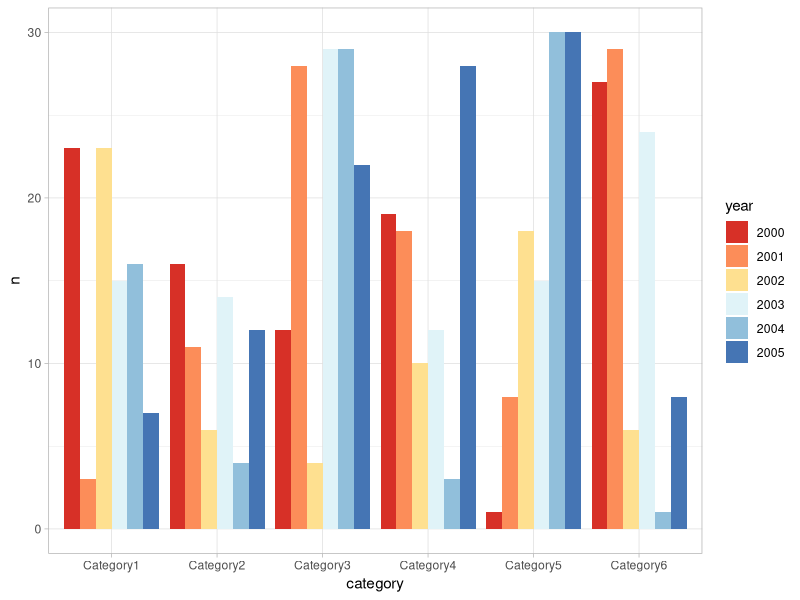
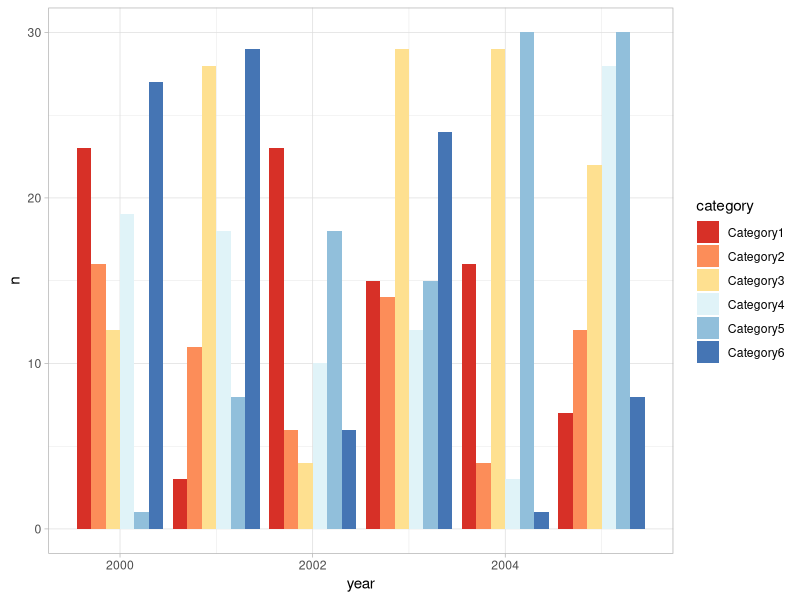
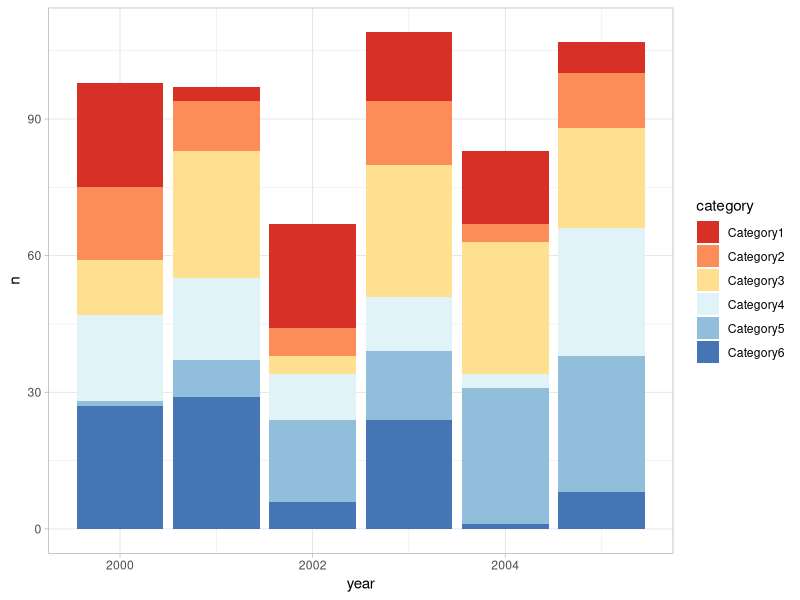
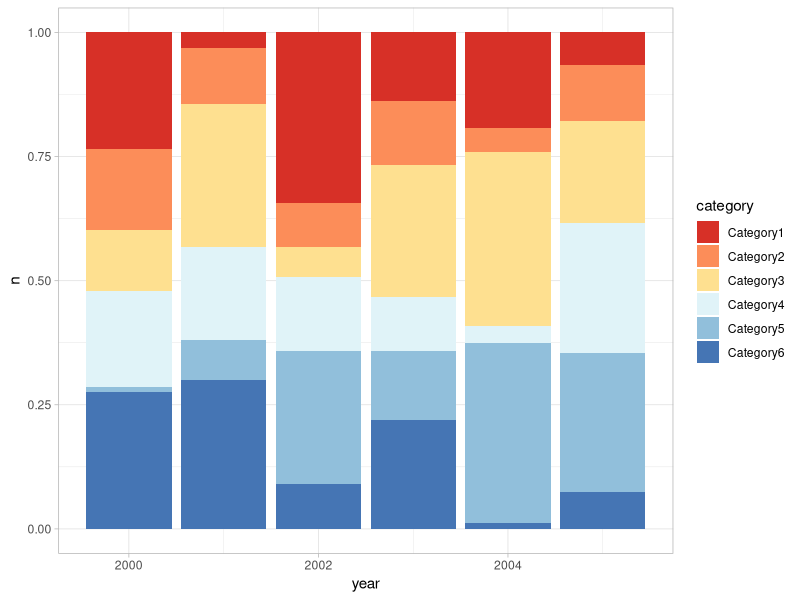
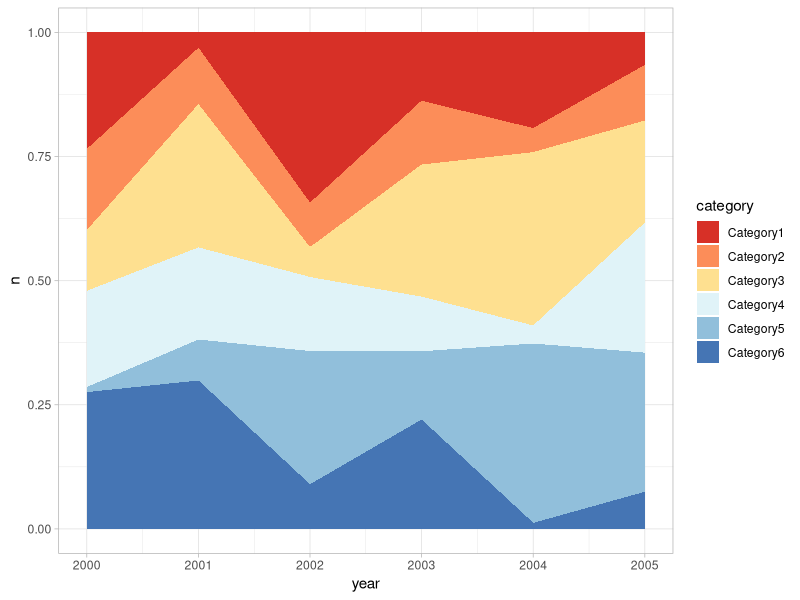
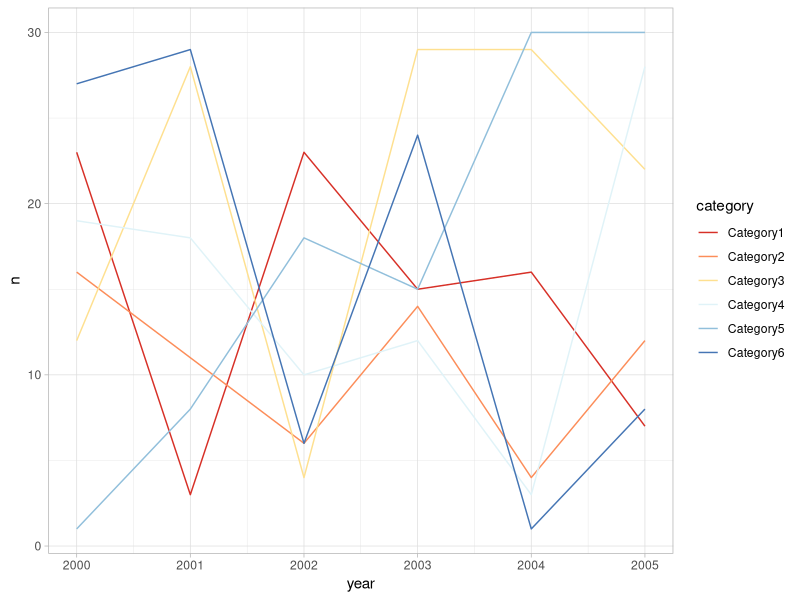
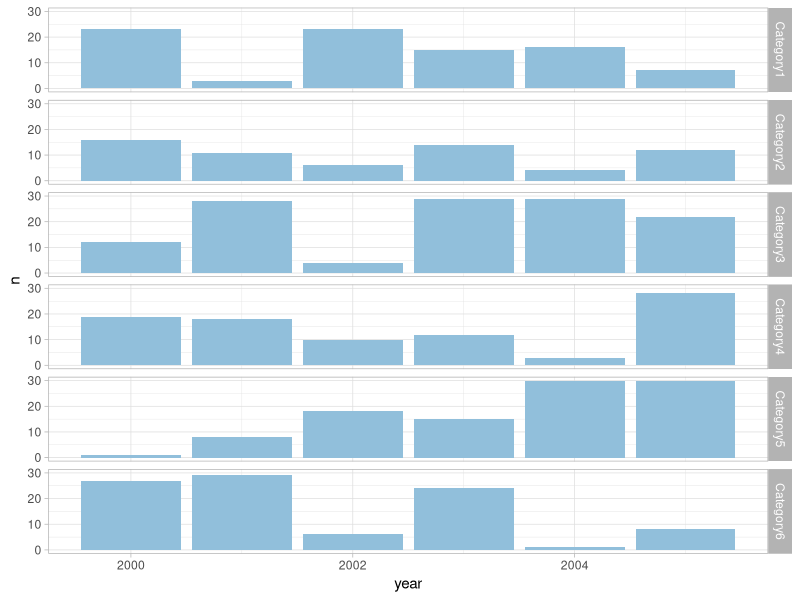
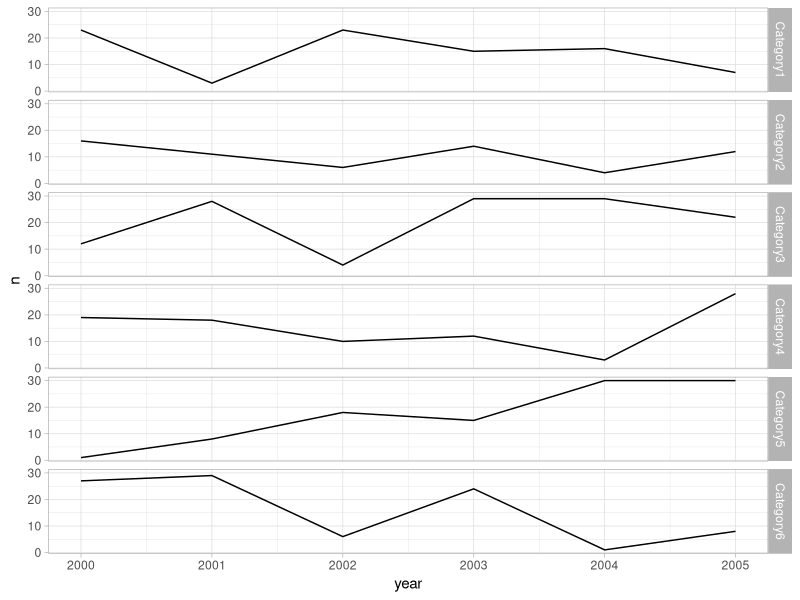

Recreate these plots in R, in order.
## ---- chunk 1
knitr::opts_chunk$set(echo = FALSE,
                      message = FALSE,
                      warning = FALSE)
library(dplyr)
library(ggplot2)

theme_set(theme_light())

set.seed(1001)
example_data2 <- data.frame(
  category = rep(paste0("Category", 1:6), each = 6),
  year = rep(2000:2005, by = 6),
  n = sample(1:30, 36, replace = TRUE)
)
## ---- chunk 2
example_data2 %>%
  ggplot(aes(category, n)) + 
  geom_col(aes(fill = factor(year)), position = "dodge") + 
  scale_fill_brewer(palette = "RdYlBu", name = "year")
## ---- chunk 3
example_data2 %>% 
  ggplot(aes(year, n)) + 
  geom_col(aes(fill = factor(category)), position = "dodge") + 
  scale_fill_brewer(palette = "RdYlBu", name = "category")
## ---- chunk 4
example_data2 %>%
  ggplot(aes(year, n)) + 
  geom_col(aes(fill = factor(category)), position = "stack") + 
  scale_fill_brewer(palette = "RdYlBu", name = "category")
## ---- chunk 5
example_data2 %>% 
  ggplot(aes(year, n)) + 
  geom_col(aes(fill = factor(category)), position = "fill") + 
  scale_fill_brewer(palette = "RdYlBu", name = "category")
## ---- chunk 6
example_data2 %>% 
  ggplot(aes(year, n)) + 
  geom_area(aes(fill = factor(category)), position = "fill") + 
  scale_fill_brewer(palette = "RdYlBu", name = "category")
## ---- chunk 7
example_data2 %>% 
  ggplot(aes(year, n)) + 
  geom_line(aes(color = factor(category))) + 
  scale_color_brewer(palette = "RdYlBu", name = "category")
## ---- chunk 8
example_data2 %>% 
  ggplot(aes(year, n)) + 
  geom_col(fill = "#91BFDB") + 
  facet_grid(category ~ .)
## ---- chunk 9
example_data2 %>% 
  ggplot(aes(year, n)) + 
  geom_line() + 
  facet_grid(category ~ .)
## ---- chunk 10
example_data2 %>%
  ggplot(aes(category, n)) +
  geom_col(fill = "#91BFDB") + 
  facet_wrap(~year) + 
  theme(axis.text.x = element_text(angle = 90))
## ---- chunk 11
example_data2 %>%
  ggplot(aes(year, n)) + 
  geom_line() + 
  facet_wrap(~category) +
  theme(panel.spacing.x = unit(1, "lines"))
